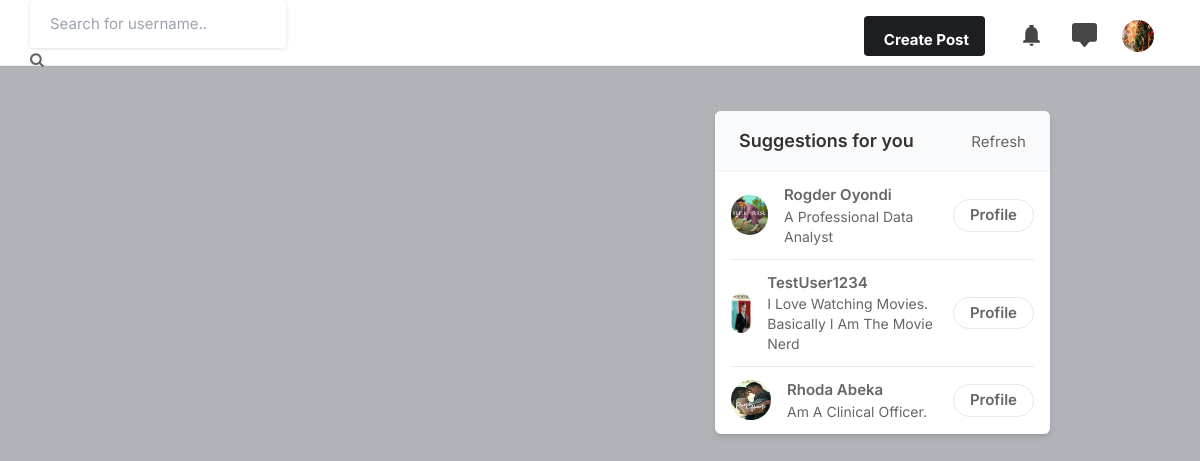
Screenshot of / (signed in) with the database file from the repository.
### main/models.py (models this page shows, shortened)
class UserProfile(models.Model):
    user = models.ForeignKey(User, on_delete=models.CASCADE)
    user_bio = models.TextField(blank=True)
    user_profile_image =models.ImageField(upload_to='profiles', default='blank-profile-image.jpg')
    user_location = models.CharField(max_length=100,blank=True)

### main/views.py (the view)
# urls.py: path('', views.index, name='index'),
@login_required(login_url='login')
def index(request):
    loggedin_user = User.objects.get(username=request.user.username)
    user_profile = UserProfile.objects.get(user=loggedin_user)
    user_following_usernames = []
    feed = []
    followings = Following.objects.filter(follower=request.user.username)
    for follow in followings:
        user_following_usernames.append(follow.user)
    for username in user_following_usernames:
        feed_lists =  Post.objects.filter(user=username)
        feed.append(feed_lists)
    posts =  list(chain(*feed))
    users = User.objects.all()
    users_user_is_following = []
    for user in followings:
        print(user)
        user_result = User.objects.filter(username=user)
        users_user_is_following.append(user_result)
    suggestions =  [x for x in list(users) if (x not in list(users_user_is_following))]
    logged_in_user = User.objects.filter(username=request.user.username)
    new_user_suggestions  =  [x for x in list(suggestions) if x not in list(logged_in_user)]
    random.shuffle(new_user_suggestions)
    suggestions_profile = []
    for user in new_user_suggestions:
        suggestion_profile  = UserProfile.objects.filter(user=user)
        suggestions_profile.append(suggestion_profile)
    actual_suggestions = list(chain(*suggestions_profile))
    context = {'user_profile': user_profile, 'posts': posts, 'suggestions': actual_suggestions[:5]}
    return render(request, 'index.html', context)

### templates/index.html (shortened to what this page needs)
{% load static %}
<!DOCTYPE html>
<html lang="en">
<head>
    <link rel="stylesheet" href="{% static 'assets/css/icons.css' %}">
    <link rel="stylesheet" href="{% static 'assets/css/uikit.css' %}">
    <link rel="stylesheet" href="{% static 'assets/css/style.css' %}">
    <link rel="stylesheet" href="{% static 'assets/css/tailwind.css' %}">
     <link rel="stylesheet" href="https://cdnjs.cloudflare.com/ajax/libs/font-awesome/4.7.0/css/font-awesome.min.css">
</head>
<body>
            <header>
                <div class="header_inner">
                    <div class="left-side">
                        <form action="/search/"  method="POST">
                            <input type="text" placeholder="Search for username.." name="username">
                            <button type="submit"><i class="fa fa-search fa-1x"></i></button>
                        </form>
                    </div>
                    <div class="right-side lg:pr-4">
                        <a href="#"
                            class="bg-pink-500 flex font-bold hidden hover:bg-pink-600 hover:text-white inline-block items-center lg:block max-h-10 mr-4 px-4 py-2 rounded shado text-white">
                             Create Post
                        </a>
                        <a href="#" class="header-links-item">
                        </a>
                        <a href="#" class="header-links-item">
                        </a>
                        <a href="#">
                            <img src="{{user_profile.user_profile_image.url}}" class="header-avatar" alt="">
                        </a>
                    </div>
                </div>
            </header>
            <div class="container m-auto">
                <div class="lg:flex justify-center lg:space-x-10 lg:space-y-0 space-y-5">
                    <div class="space-y-5 flex-shrink-0 lg:w-7/12">
                    </div>
                    <div class="lg:w-5/12">
                        <div class="bg-white  shadow-md rounded-md overflow-hidden">
                            <div class="bg-gray-50  border-b border-gray-100 flex items-baseline justify-between py-4 px-6 ">
                                <h2 class="font-semibold text-lg">Suggestions for you</h2>
                                <a href="#"> Refresh</a>
                            </div>
                            <div class="divide-gray-300 divide-gray-50 divide-opacity-50 divide-y px-4 ">
                               {% for suggestion in suggestions %}
                               <div class="flex items-center justify-between py-3">
                                    <div class="flex flex-1 items-center space-x-4">
                                        <a href="/profile/{{suggestion.user.username}}">
                                            <img src="{{suggestion.user_profile_image.url}}" class="bg-gray-200 rounded-full w-10 h-10">
                                        </a>
                                        <div class="flex flex-col">
                                            <span class="block capitalize font-semibold"> {{suggestion.user.username}} </span>
                                            <span class="block capitalize text-sm"> {{suggestion.user_bio}} </span>
                                        </div>
                                    </div>
                                    <a href="/profile/{{suggestion.user.username}}" class="border border-gray-200 font-semibold px-4 py-1 rounded-full hover:bg-pink-600 hover:text-white hover:border-pink-600 "> Profile </a>
                                </div>
                               {% endfor %}
                            </div>
                        </div>
                    </div>
                </div>
            </div>
</body>
</html>

### static/assets/css/style.css (style rules this page uses)
body { background-color: #B0B3B8!important; }
button { vertical-align: middle; }
input { height: 48px; line-height: 48px; padding: 0 20px; outline: none; font-size: 15px; color: #808080; max-width: 100%; width: 100%; -webkit-box-sizing: border-box; box-sizing: border-box; display: block; font-weight: 400; opacity: 1; border-radius: 4px; border: none; -webkit-box-shadow: 0 1px 4px 0px rgba(0, 0, 0, 0.12); box-shadow: 0 1px 4px 0px rgba(0, 0, 0, 0.12); }
input[type="text"], input[type="password"], input[type="email"], input[type="number"] { height: 48px; line-height: 48px; padding: 0 20px; outline: none; font-size: 15px; color: #808080; max-width: 100%; width: 100%; -webkit-box-sizing: border-box; box-sizing: border-box; display: block; font-weight: 400; opacity: 1; border-radius: 4px; border: none; -webkit-box-shadow: 0 1px 4px 0px rgba(0, 0, 0, 0.12); box-shadow: 0 1px 4px 0px rgba(0, 0, 0, 0.12); }
input { -webkit-transition: all 0.1s ease-in-out; transition: all 0.1s ease-in-out; }
::placeholder { color: #808080; opacity: 1; }
button { border: none; margin: 0; padding: 0; width: auto; overflow: visible; background: transparent; color: inherit; font: inherit; line-height: normal; cursor: pointer; }
a { color: #be185d; -webkit-transition: 0.3s; transition: 0.3s; outline: none !important; }
button { outline: none !important; }
img { max-width: 100%; }
body { color: #666; font-size: 15px; line-height: 27px; background-color: #f0f2f5; font-family: "Inter", sans-serif; text-transform: none; }
h1, h2, h3, h4, h5, h6 { font-family: "Inter", sans-serif; text-transform: none; }
input[type="text"], input[type="password"], input[type="email"] { font-family: "Inter", sans-serif; text-transform: none; }
button, body .pac-container { font-family: "Inter", sans-serif; text-transform: none; }
h1, h2, h3, h4, h5, h6 { color: #333; font-weight: 500; margin: 0; padding: 0; }
h2 { font-size: 26px; }
@media (min-width: 1024px) { .container { max-width: 900px !important; padding-top: 45px; } }
header { background-color: #fff; left: 0; right: 0; top: 0; z-index: 99; height: 66px; display: -webkit-box; display: -ms-flexbox; display: flex; -webkit-box-align: center; -ms-flex-align: center; align-items: center; border-bottom: 1px solid #e5e7eb; }
header .header_inner { display: -webkit-box; display: -ms-flexbox; display: flex; -webkit-box-align: center; -ms-flex-align: center; align-items: center; max-width: 1090px; margin: auto; width: 100%; max-width: 100% !important; padding: 0 30px; }
header .header_inner .left-side { display: -webkit-box; display: -ms-flexbox; display: flex; -webkit-box-align: center; -ms-flex-align: center; align-items: center; }
header .header_inner .right-side { display: -webkit-box; display: -ms-flexbox; display: flex; -webkit-box-align: center; -ms-flex-align: center; align-items: center; -webkit-box-pack: end; -ms-flex-pack: end; justify-content: flex-end; margin-left: auto; }
header .header_inner .right-side .header-links-item { padding: 10px; margin-left: 8px; }
header .header_inner .right-side .header-links-item svg { width: 25px; height: 25px; color: #464646; }
header .header_inner .right-side .header-avatar { width: 32px; height: 32px; border-radius: 100%; margin-left: 15px; }

### rows the page displays
UserProfile: user_profile_image (picture)
UserProfile: user_profile_image (picture), user.username "Rogder Oyondi", user_bio "A Professional Data Analyst"
UserProfile: user_profile_image (picture), user.username "TestUser1234", user_bio "I Love Watching Movies. Basically I Am The Movie Nerd"
UserProfile: user_profile_image (picture), user.username "Rhoda Abeka", user_bio "Am A Clinical Officer."
